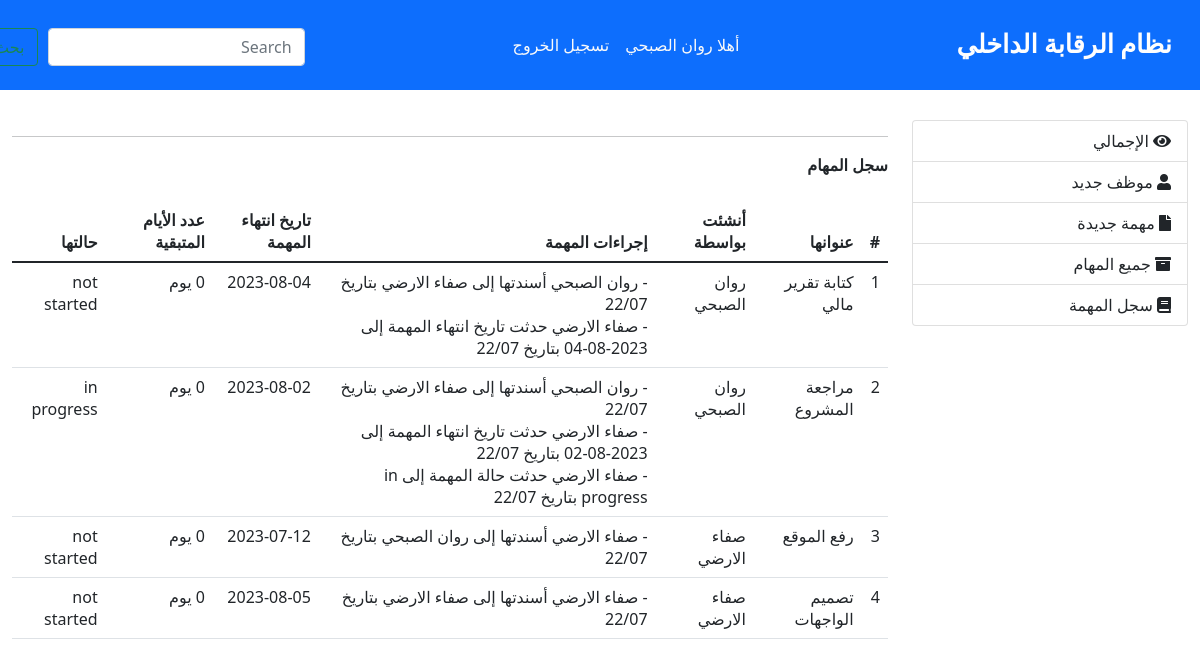
/taskRecord.php (signed in), run on the app's committed database.
### tables this page shows
CREATE TABLE `users` (
  `user_id` int(11) NOT NULL,
  `username` text NOT NULL,
  `email` text NOT NULL,
  `password` text NOT NULL,
  `role` text NOT NULL,
  `organ_id` int(11) NOT NULL,
  `manager` text NOT NULL,
  `empName` text NOT NULL,
  `reg_date` text NOT NULL
);

CREATE TABLE `tasks` (
  `task_id` int(11) NOT NULL,
  `title` text NOT NULL,
  `empRes` text NOT NULL,
  `deadline` text NOT NULL,
  `organ_id` int(11) NOT NULL,
  `empID` int(11) NOT NULL,
  `status` text NOT NULL,
  `createdBy` text NOT NULL,
  `dateTask` text NOT NULL
);

CREATE TABLE `taskrecord` (
  `record_id` int(11) NOT NULL,
  `task_id` int(11) NOT NULL,
  `empRes` text NOT NULL,
  `dateRecord` text NOT NULL,
  `status` text NOT NULL,
  `deadline` text NOT NULL
);

### taskRecord.php (the view, shortened to what this page needs)
<?php include_once("include/confg.php");?>
<!DOCTYPE html>
<html lang="en">
<head>
    <link rel="stylesheet" href="css/main.css">
    <link rel="stylesheet" href="https://use.fontawesome.com/releases/v5.0.8/css/all.css">
    <link href="https://cdn.jsdelivr.net/npm/bootstrap@5.1.3/dist/css/bootstrap.min.css" rel="stylesheet">
</head>
<body>
<nav class="navbar navbar-expand-lg navbar-light ">
    <div class="container-fluid" dir= "rtl">
        <a class="navbar-brand" href="#">نظام الرقابة الداخلي</a>
        <div class="collapse navbar-collapse" id="navbarSupportedContent">
        <ul class="navbar-nav mb-2 mb-lg-0">
            <li class="nav-item">
                <?php
                $sql = mysqli_query($conn , "SELECT * FROM `users` u WHERE '$_SESSION[id]' = u.user_id ");
                $user = mysqli_fetch_assoc($sql);
                echo '
                <a class="nav-link active" aria-current="page" href="#"> أهلا  '.$user['empName'].'</a>';?>
            </li>
            <li class="nav-item">
            <?php
            echo '
            <a class="nav-link" href="signout.php?id" '.$_SESSION['id'].' ">تسجيل الخروج</a>
            ';
            ?>
            </li>
        </ul>
        <form class="d-flex" style= "   display: flex!important;
                                        gap: 10px;
                                        margin-right: 200px;
                                        margin-top: 20px;
                                        margin-left:-200px;
                                        justify-content: flex-end;">
            <input class="form-control" type="search" placeholder="Search" aria-label="Search">
            <button class="btn btn-outline-success" type="submit">بحث</button>
        </form>
        </div>
    </div>
</nav>
<section class="container-fluid" dir="rtl" style="margin-top:30px;">
    <div class="row">
    <aside class="col-lg-3" >
		<div class="list-group">
        <a href="homeControlPage.php" class="list-group-item"> <i class="fas fa-eye"></i> الإجمالي</a>
        <a href="employees.php" class="list-group-item"><i class="fa fa-user "></i> موظف جديد </a>
        <a href="addTask.php" class="list-group-item"><i class="fa fa-file "></i> مهمة جديدة</a>
        <a href="tasks.php" class="list-group-item"><i class="fas fa-archive"></i> جميع المهام</a>
        <a href="taskRecord.php" class="list-group-item"><i class="fa fa-book	"></i> سجل المهمة</a>
		</div>
	</aside>
    <article class="col-lg-9" >
		<hr/>
		<div class="row">
            <div class="col-md-12">
                <div class="panel panel-info">
                    <div class="panel-heading"><b>سجل المهام</b></div><br>
                        <table class="table table-hover">
                            <thead>
                                <tr>
                                    <th>#</th>
                                    <th>عنوانها</th>
                                    <th>أنشئت بواسطة</th>
                                    <th>إجراءات المهمة</th>
                                    <th>تاريخ انتهاء المهمة</th>
                                    <th>عدد الأيام المتبقية</th>
                                    <th>حالتها</th>
                                </tr>
                            </thead>
                            <tbody>
                            <?php
                                    $tasks = mysqli_query($conn , "SELECT * FROM `tasks` WHERE '$_SESSION[organ_id]' = `organ_id`");
                                    $num = 1;
                                    while($task = mysqli_fetch_assoc($tasks)){
                                        $createdID= $task['createdBy'];
                                        $sql = mysqli_query($conn , "SELECT * FROM `users` where `user_id` = '$createdID' ");
                                        $user = mysqli_fetch_assoc($sql);
                                        $empName = $user['empName'];
                                        $future = strtotime($task['deadline']);
                                        $now = time();
                                        $timeleft = $future-$now;
                                        $daysleft = round((($timeleft/24)/60)/60);
                                        if( $daysleft<0){
                                            $daysleft=0;
                                        }
                                        $task_id= $task['task_id'];
                                        echo '
                                        <tr>
                                            <td>'.$num.'</td>
                                            <td>'.$task['title'].'</td>
                                            <td>'.$empName.'</td>
                                            <td>
                                            ';
                                            $tasksrecord = mysqli_query($conn , "SELECT * FROM `taskrecord` where `task_id`= '$task_id'");
                                            $countr = 1;
                                            $taskRec = mysqli_fetch_assoc($tasksrecord);
                                            $preEmp= $taskRec['empRes'];
                                            $preStatus=$taskRec['status'];
                                            $preDeadline=$taskRec['deadline'];
                                            if(mysqli_num_rows($tasksrecord) == 1) {
                                                $dateDM = strtotime($taskRec['dateRecord']);
                                                $dateUpdate= date('d/m',$dateDM);
                                                echo'-
                                                '.$empName.' أسندتها إلى
                                                '.$taskRec['empRes'].'
                                                بتاريخ '.$dateUpdate.'
                                                <br>
                                                ';
                                            }
                                            while($taskRec = mysqli_fetch_assoc($tasksrecord)){
                                                $dateDM = strtotime($taskRec['dateRecord']);
                                                $dateUpdate= date('d/m',$dateDM);
                                                if($countr ==1){
                                                    echo'-
                                                    '.$empName.' أسندتها إلى
                                                    '.$taskRec['empRes'].'
                                                    بتاريخ '.$dateUpdate.'
                                                    <br>
                                                    ';
                                                }
                                                if($taskRec['status'] != $preStatus){
                                                    echo'-
                                                    '.$preEmp.' حدثت حالة المهمة إلى
                                                    '.$taskRec['status'].'
                                                    بتاريخ '.$dateUpdate.'
                                                    <br>
                                                    ';
                                                }
                                                if($taskRec['deadline'] != $preDeadline){
                                                    echo'-
                                                    '.$preEmp.' حدثت تاريخ انتهاء المهمة إلى
                                                    '.$taskRec['deadline'].'
                                                    بتاريخ '.$dateUpdate.'
                                                    <br>
                                                    ';
                                                }
                                                $preEmp= $taskRec['empRes'];
                                                $preStatus=$taskRec['status'];
                                                $preDeadline=$taskRec['deadline'];
                                                $countr++;
                                            }
                                            echo '
                                            </td>
                                            <td>'.$task['deadline'].'</td>
                                            <td>'. $daysleft.' يوم </td>
                                            <td>'.$task['status'].'</td>
                                            </tr>';
                                        $num++;
                                    }?>
                            </tbody>
                        </table>
                    </div>
                </div>
            </div>
        </div>
</body>
</html>

### css/main.css (style rules this page uses)
.navbar { background-color: #0d6efd !important; }
.navbar-brand { color: rgb(254 254 254 ) !important; font-weight: bold !important; font-family: ui-rounded !important; font-size: 1.6rem !important; margin-right: 20px; }
.navbar-collapse { justify-content: center !important; }
.navbar-light .navbar-nav .nav-link.active, .navbar-light .navbar-nav .show>.nav-link { color: rgb(249 249 249) !important; }
.navbar-light .navbar-nav .nav-link { color: rgb(250 250 250 ) !important; }

### data on the page
users: empName "روان الصبحي"
tasks: title "كتابة تقرير مالي", users.empName "روان الصبحي", deadline "2023-08-04", deadline "0", status "not started"
taskrecord: empRes "صفاء الارضي", dateRecord "22/07", deadline "2023-08-04"
taskrecord: empRes "صفاء الارضي"
tasks: title "مراجعة المشروع", users.empName "روان الصبحي", deadline "2023-08-02", deadline "0", status "in progress"
taskrecord: empRes "صفاء الارضي", dateRecord "22/07", deadline "2023-08-02"
taskrecord: empRes "صفاء الارضي"
taskrecord: status "in progress", dateRecord "22/07"
tasks: title "رفع الموقع", users.empName "صفاء الارضي", taskrecord.empRes "روان الصبحي", taskrecord.dateRecord "22/07", deadline "2023-07-12", deadline "0", status "not started"
tasks: title "تصميم الواجهات", empID.empName "صفاء الارضي", taskrecord.empRes "صفاء الارضي", taskrecord.dateRecord "22/07", deadline "2023-08-05", deadline "0", status "not started"
